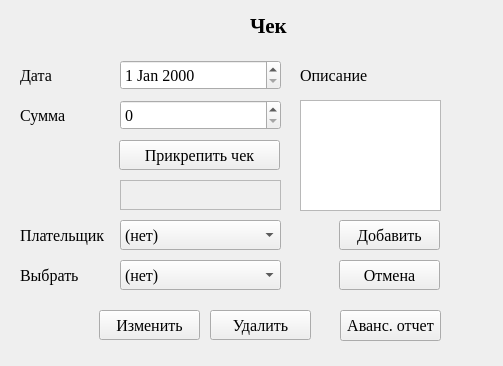
<?xml version="1.0" encoding="UTF-8"?>
<ui version="4.0">
 <class>Form</class>
 <widget class="QWidget" name="Form">
  <property name="geometry">
   <rect>
    <x>0</x>
    <y>0</y>
    <width>503</width>
    <height>366</height>
   </rect>
  </property>
  <property name="windowTitle">
   <string>Form</string>
  </property>
  <widget class="QDateEdit" name="date">
   <property name="geometry">
    <rect>
     <x>120</x>
     <y>60</y>
     <width>161</width>
     <height>30</height>
    </rect>
   </property>
   <property name="font">
    <font>
     <family>Times New Roman</family>
     <pointsize>12</pointsize>
    </font>
   </property>
  </widget>
  <widget class="QSpinBox" name="sb_value">
   <property name="geometry">
    <rect>
     <x>120</x>
     <y>100</y>
     <width>161</width>
     <height>30</height>
    </rect>
   </property>
   <property name="font">
    <font>
     <family>Times New Roman</family>
     <pointsize>12</pointsize>
    </font>
   </property>
  </widget>
  <widget class="QComboBox" name="cb_buyer">
   <property name="geometry">
    <rect>
     <x>120</x>
     <y>220</y>
     <width>161</width>
     <height>30</height>
    </rect>
   </property>
   <property name="font">
    <font>
     <family>Times New Roman</family>
     <pointsize>12</pointsize>
    </font>
   </property>
   <item>
    <property name="text">
     <string>(нет)</string>
    </property>
   </item>
  </widget>
  <widget class="QLabel" name="label">
   <property name="geometry">
    <rect>
     <x>250</x>
     <y>10</y>
     <width>81</width>
     <height>31</height>
    </rect>
   </property>
   <property name="font">
    <font>
     <family>Times New Roman</family>
     <pointsize>16</pointsize>
     <bold>true</bold>
    </font>
   </property>
   <property name="text">
    <string>Чек</string>
   </property>
  </widget>
  <widget class="QPushButton" name="b_ok">
   <property name="geometry">
    <rect>
     <x>339</x>
     <y>220</y>
     <width>101</width>
     <height>30</height>
    </rect>
   </property>
   <property name="font">
    <font>
     <family>Times New Roman</family>
     <pointsize>12</pointsize>
    </font>
   </property>
   <property name="text">
    <string>Добавить</string>
   </property>
  </widget>
  <widget class="QPushButton" name="b_cancel">
   <property name="geometry">
    <rect>
     <x>339</x>
     <y>260</y>
     <width>101</width>
     <height>30</height>
    </rect>
   </property>
   <property name="font">
    <font>
     <family>Times New Roman</family>
     <pointsize>12</pointsize>
    </font>
   </property>
   <property name="text">
    <string>Отмена</string>
   </property>
  </widget>
  <widget class="QPushButton" name="b_bill">
   <property name="geometry">
    <rect>
     <x>119</x>
     <y>140</y>
     <width>161</width>
     <height>30</height>
    </rect>
   </property>
   <property name="font">
    <font>
     <family>Times New Roman</family>
     <pointsize>12</pointsize>
    </font>
   </property>
   <property name="text">
    <string>Прикрепить чек</string>
   </property>
  </widget>
  <widget class="QLabel" name="label_2">
   <property name="geometry">
    <rect>
     <x>300</x>
     <y>60</y>
     <width>91</width>
     <height>30</height>
    </rect>
   </property>
   <property name="font">
    <font>
     <family>Times New Roman</family>
     <pointsize>12</pointsize>
    </font>
   </property>
   <property name="text">
    <string>Описание</string>
   </property>
  </widget>
  <widget class="QLabel" name="label_3">
   <property name="geometry">
    <rect>
     <x>20</x>
     <y>220</y>
     <width>91</width>
     <height>30</height>
    </rect>
   </property>
   <property name="font">
    <font>
     <family>Times New Roman</family>
     <pointsize>12</pointsize>
    </font>
   </property>
   <property name="text">
    <string>Плательщик</string>
   </property>
  </widget>
  <widget class="QLabel" name="label_4">
   <property name="geometry">
    <rect>
     <x>20</x>
     <y>100</y>
     <width>49</width>
     <height>30</height>
    </rect>
   </property>
   <property name="font">
    <font>
     <family>Times New Roman</family>
     <pointsize>12</pointsize>
    </font>
   </property>
   <property name="text">
    <string>Сумма</string>
   </property>
  </widget>
  <widget class="QLabel" name="label_5">
   <property name="geometry">
    <rect>
     <x>20</x>
     <y>60</y>
     <width>49</width>
     <height>30</height>
    </rect>
   </property>
   <property name="font">
    <font>
     <family>Times New Roman</family>
     <pointsize>12</pointsize>
    </font>
   </property>
   <property name="text">
    <string>Дата</string>
   </property>
  </widget>
  <widget class="QComboBox" name="cb_select">
   <property name="geometry">
    <rect>
     <x>120</x>
     <y>260</y>
     <width>161</width>
     <height>30</height>
    </rect>
   </property>
   <property name="font">
    <font>
     <family>Times New Roman</family>
     <pointsize>12</pointsize>
    </font>
   </property>
   <item>
    <property name="text">
     <string>(нет)</string>
    </property>
   </item>
  </widget>
  <widget class="QLabel" name="label_6">
   <property name="geometry">
    <rect>
     <x>20</x>
     <y>260</y>
     <width>90</width>
     <height>30</height>
    </rect>
   </property>
   <property name="font">
    <font>
     <family>Times New Roman</family>
     <pointsize>12</pointsize>
    </font>
   </property>
   <property name="text">
    <string>Выбрать</string>
   </property>
  </widget>
  <widget class="QPushButton" name="b_change">
   <property name="geometry">
    <rect>
     <x>99</x>
     <y>310</y>
     <width>101</width>
     <height>30</height>
    </rect>
   </property>
   <property name="font">
    <font>
     <family>Times New Roman</family>
     <pointsize>12</pointsize>
    </font>
   </property>
   <property name="text">
    <string>Изменить</string>
   </property>
  </widget>
  <widget class="QPushButton" name="b_kill">
   <property name="geometry">
    <rect>
     <x>210</x>
     <y>310</y>
     <width>101</width>
     <height>30</height>
    </rect>
   </property>
   <property name="font">
    <font>
     <family>Times New Roman</family>
     <pointsize>12</pointsize>
    </font>
   </property>
   <property name="text">
    <string>Удалить</string>
   </property>
  </widget>
  <widget class="QLabel" name="file_path">
   <property name="geometry">
    <rect>
     <x>120</x>
     <y>180</y>
     <width>161</width>
     <height>30</height>
    </rect>
   </property>
   <property name="font">
    <font>
     <family>Times New Roman</family>
     <pointsize>12</pointsize>
    </font>
   </property>
   <property name="frameShape">
    <enum>QFrame::StyledPanel</enum>
   </property>
   <property name="text">
    <string/>
   </property>
  </widget>
  <widget class="QPushButton" name="b_report">
   <property name="geometry">
    <rect>
     <x>340</x>
     <y>310</y>
     <width>101</width>
     <height>31</height>
    </rect>
   </property>
   <property name="font">
    <font>
     <family>Times New Roman</family>
     <pointsize>12</pointsize>
    </font>
   </property>
   <property name="text">
    <string>Аванс. отчет</string>
   </property>
  </widget>
  <widget class="QTextEdit" name="note">
   <property name="geometry">
    <rect>
     <x>300</x>
     <y>100</y>
     <width>141</width>
     <height>111</height>
    </rect>
   </property>
  </widget>
 </widget>
 <resources/>
 <connections/>
</ui>
